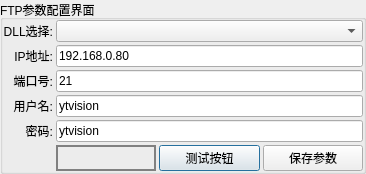
<?xml version="1.0" encoding="UTF-8"?>
<ui version="4.0">
 <class>YTFtpSetting</class>
 <widget class="QDialog" name="YTFtpSetting">
  <property name="geometry">
   <rect>
    <x>0</x>
    <y>0</y>
    <width>366</width>
    <height>166</height>
   </rect>
  </property>
  <property name="windowTitle">
   <string>Dialog</string>
  </property>
  <layout class="QGridLayout" name="gridLayout">
   <property name="leftMargin">
    <number>0</number>
   </property>
   <property name="topMargin">
    <number>0</number>
   </property>
   <property name="rightMargin">
    <number>0</number>
   </property>
   <property name="bottomMargin">
    <number>0</number>
   </property>
   <item row="0" column="0">
    <widget class="QGroupBox" name="groupBox">
     <property name="title">
      <string>FTP参数配置界面</string>
     </property>
     <layout class="QGridLayout" name="gridLayout_2" columnstretch="0,1,1,1">
      <property name="leftMargin">
       <number>0</number>
      </property>
      <property name="topMargin">
       <number>0</number>
      </property>
      <property name="rightMargin">
       <number>0</number>
      </property>
      <property name="bottomMargin">
       <number>0</number>
      </property>
      <property name="spacing">
       <number>3</number>
      </property>
      <item row="0" column="0">
       <widget class="QLabel" name="label_8">
        <property name="text">
         <string>DLL选择:</string>
        </property>
        <property name="alignment">
         <set>Qt::AlignRight|Qt::AlignTrailing|Qt::AlignVCenter</set>
        </property>
       </widget>
      </item>
      <item row="1" column="0">
       <widget class="QLabel" name="label">
        <property name="text">
         <string>IP地址:</string>
        </property>
        <property name="alignment">
         <set>Qt::AlignRight|Qt::AlignTrailing|Qt::AlignVCenter</set>
        </property>
       </widget>
      </item>
      <item row="2" column="0">
       <widget class="QLabel" name="label_2">
        <property name="text">
         <string>端口号:</string>
        </property>
        <property name="alignment">
         <set>Qt::AlignRight|Qt::AlignTrailing|Qt::AlignVCenter</set>
        </property>
       </widget>
      </item>
      <item row="3" column="0">
       <widget class="QLabel" name="label_7">
        <property name="text">
         <string>用户名:</string>
        </property>
        <property name="alignment">
         <set>Qt::AlignRight|Qt::AlignTrailing|Qt::AlignVCenter</set>
        </property>
       </widget>
      </item>
      <item row="4" column="0">
       <widget class="QLabel" name="label_6">
        <property name="text">
         <string>密码:</string>
        </property>
        <property name="alignment">
         <set>Qt::AlignRight|Qt::AlignTrailing|Qt::AlignVCenter</set>
        </property>
       </widget>
      </item>
      <item row="5" column="2">
       <widget class="QPushButton" name="TestPub">
        <property name="text">
         <string>测试按钮</string>
        </property>
       </widget>
      </item>
      <item row="5" column="3">
       <widget class="QPushButton" name="SaveParam">
        <property name="text">
         <string>保存参数</string>
        </property>
       </widget>
      </item>
      <item row="5" column="1">
       <widget class="QLabel" name="Status">
        <property name="minimumSize">
         <size>
          <width>100</width>
          <height>20</height>
         </size>
        </property>
        <property name="styleSheet">
         <string notr="true">border:2px solid gray;</string>
        </property>
        <property name="text">
         <string/>
        </property>
       </widget>
      </item>
      <item row="4" column="1" colspan="3">
       <widget class="QLineEdit" name="PassWord">
        <property name="text">
         <string>ytvision</string>
        </property>
       </widget>
      </item>
      <item row="3" column="1" colspan="3">
       <widget class="QLineEdit" name="User">
        <property name="text">
         <string>ytvision</string>
        </property>
       </widget>
      </item>
      <item row="2" column="1" colspan="3">
       <widget class="QLineEdit" name="Port">
        <property name="text">
         <string>21</string>
        </property>
       </widget>
      </item>
      <item row="1" column="1" colspan="3">
       <widget class="QLineEdit" name="IPAddress">
        <property name="text">
         <string>192.168.0.80</string>
        </property>
       </widget>
      </item>
      <item row="0" column="1" colspan="3">
       <widget class="QComboBox" name="comboBox"/>
      </item>
     </layout>
    </widget>
   </item>
  </layout>
 </widget>
 <resources/>
 <connections/>
</ui>
